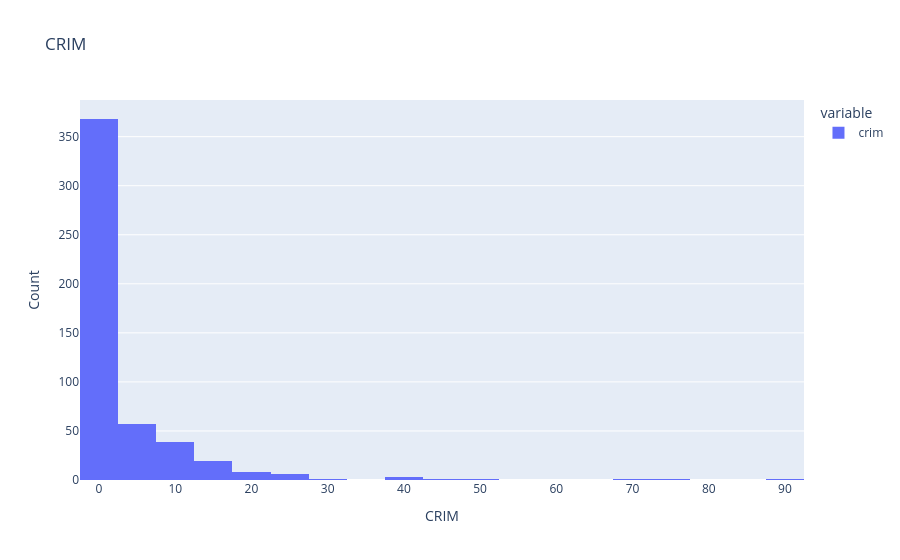
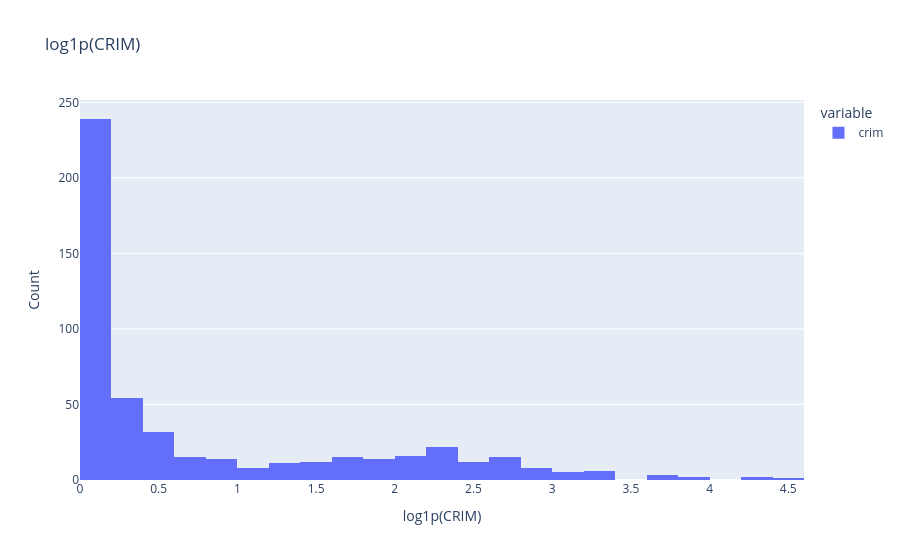

The code cell stored with these charts, in order, in its notebook:
### Code cell
import numpy as np
import plotly.express as px

crim = boston['crim'].dropna()

fig = px.histogram(crim, nbins=30, title='CRIM', labels={'value': 'CRIM'})
fig.update_layout(xaxis_title='CRIM', yaxis_title='Count')
fig.show()

fig2 = px.histogram(np.log1p(crim), nbins=30, title='log1p(CRIM)', labels={'value': 'log1p(CRIM)'})
fig2.update_layout(xaxis_title='log1p(CRIM)', yaxis_title='Count')
fig2.show()

### Figure 1 — Plotly figure (JSON) as saved in the notebook; plotly's stock layout.template omitted (floating-point values rounded to 4 significant figures; data arrays with more than 128 entries replaced by an {"elided": "..."} marker saying what was removed)
{"data": [{"bingroup": "x", "hovertemplate": "variable=crim<br>CRIM=%{x}<br>count=%{y}<extra></extra>", "legendgroup": "crim", "marker": {"color": "#636efa", "pattern": {"shape": ""}}, "name": "crim", "nbinsx": 30, "orientation": "v", "showlegend": true, "type": "histogram", "x": {"elided": "506 float values"}, "xaxis": "x", "yaxis": "y"}], "layout": {"barmode": "relative", "legend": {"title": {"text": "variable"}, "tracegroupgap": 0}, "title": {"text": "CRIM"}, "xaxis": {"anchor": "y", "domain": [0, 1], "title": {"text": "CRIM"}}, "yaxis": {"anchor": "x", "domain": [0, 1], "title": {"text": "Count"}}}}

### Figure 2 — Plotly figure (JSON) as saved in the notebook; plotly's stock layout.template omitted (floating-point values rounded to 4 significant figures; data arrays with more than 128 entries replaced by an {"elided": "..."} marker saying what was removed)
{"data": [{"bingroup": "x", "hovertemplate": "variable=crim<br>log1p(CRIM)=%{x}<br>count=%{y}<extra></extra>", "legendgroup": "crim", "marker": {"color": "#636efa", "pattern": {"shape": ""}}, "name": "crim", "nbinsx": 30, "orientation": "v", "showlegend": true, "type": "histogram", "x": {"elided": "506 float values"}, "xaxis": "x", "yaxis": "y"}], "layout": {"barmode": "relative", "legend": {"title": {"text": "variable"}, "tracegroupgap": 0}, "title": {"text": "log1p(CRIM)"}, "xaxis": {"anchor": "y", "domain": [0, 1], "title": {"text": "log1p(CRIM)"}}, "yaxis": {"anchor": "x", "domain": [0, 1], "title": {"text": "Count"}}}}
